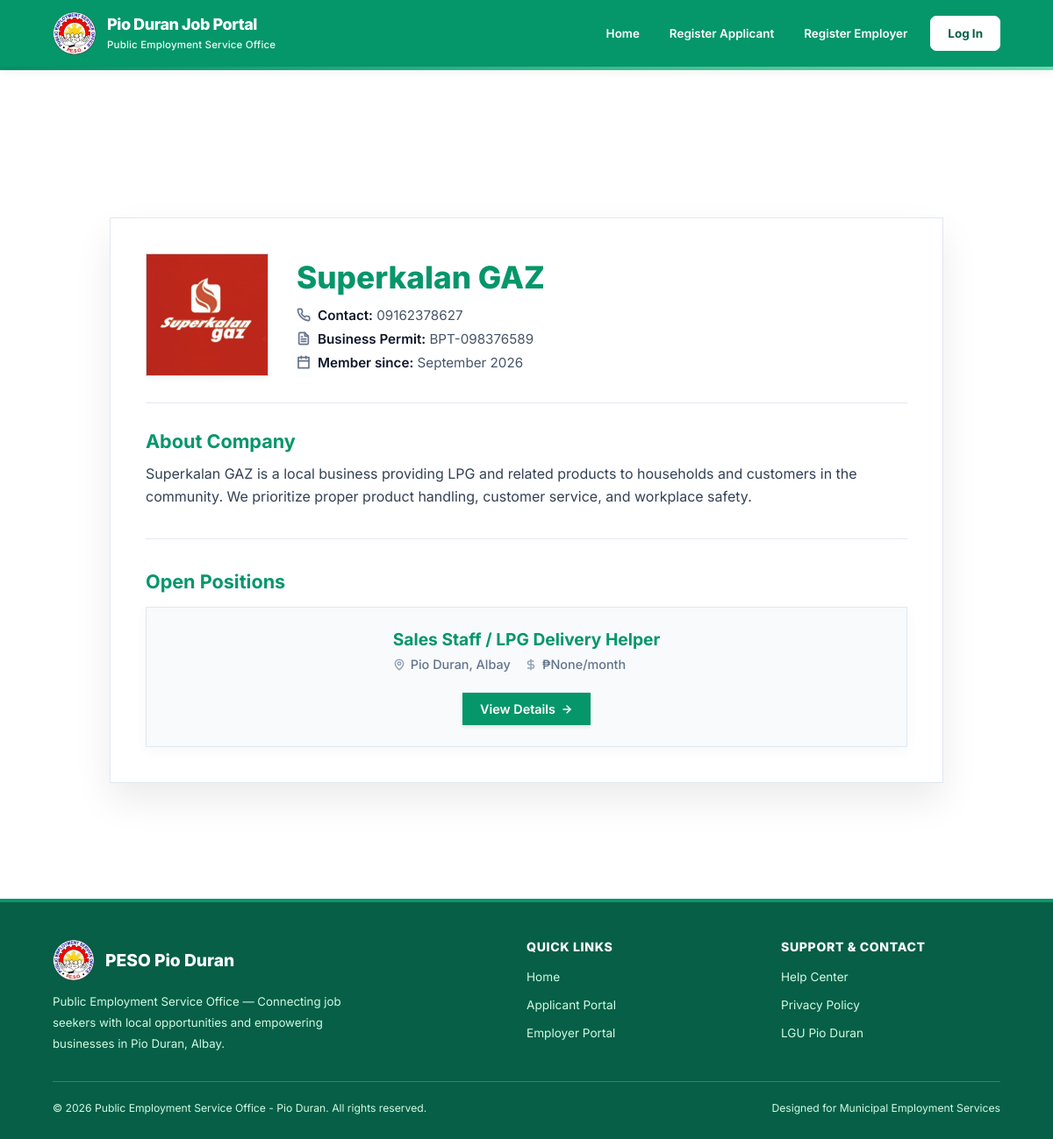
Page /company/8/ on the committed database.
### employer/models.py (models this page shows, shortened)
class Employer(models.Model):
    employer = models.OneToOneField(User, on_delete=models.CASCADE)
    company_name = models.CharField(max_length=255)
    business_permit_no = models.CharField(max_length=255, unique=True)
    contact_no = models.CharField(max_length=11, unique=True)
    description = models.TextField()
    company_logo = models.ImageField(upload_to="company_logo")
    created_at = models.DateTimeField(auto_now_add=True)
    is_active = models.BooleanField(default=True)

class JobPost(models.Model):
    STATUS_CHOICES = (
        ("pending", "Pending Review"),
        ("approved", "Approved"),
        ("rejected", "Rejected"),
    )
    JOB_TYPE = (
        ("full_time", "Full Time"),
        ("part_time", "Part Time"),
        ("contract", "Contract"),
        ("internship", "Internship"),
        ("temporary", "Temporary"),
    )
    employer = models.ForeignKey(
        Employer,
        on_delete=models.CASCADE,
        related_name="jobs"
    )
    title = models.CharField(max_length=255)
    description = models.TextField()
    qualifications = models.TextField()
    responsibilities = models.TextField(blank=True)
    salary = models.DecimalField(
        max_digits=10,
        decimal_places=2,
        null=True,
        blank=True
    )
    location = models.CharField(max_length=255)
    job_type = models.CharField(
        max_length=20,
        choices=JOB_TYPE,
        default="full_time"
    )
    vacancies = models.PositiveIntegerField(default=1)
    deadline = models.DateField()
    status = models.CharField(
        max_length=20,
        choices=STATUS_CHOICES,
        default="pending"
    )
    admin_remarks = models.TextField(blank=True)
    created_at = models.DateTimeField(auto_now_add=True)
    updated_at = models.DateTimeField(auto_now=True)
    approved_at = models.DateTimeField(
        null=True,
        blank=True
    )

### home/views.py (the view)
# urls.py: path("company/<int:id>/", views.company_profile, name="company_profile"),
def company_profile(request, id):
    company = get_object_or_404(Employer, id=id)
    jobs = JobPost.objects.filter(
        employer=company,
        status="approved"
    )
    return render(request, "pages/company_profile.html", {
        "company": company,
        "jobs": jobs,
    })

### home/templates/pages/company_profile.html (shortened to what this page needs)
{% extends "home_base.html" %}
{% load static %}
{% block content %}
<div class="job-page-wrapper">
    <div class="company-profile">
        <div class="company-header">
            {% if company.company_logo %}
                <img src="{{ company.company_logo.url }}" class="company-logo" alt="{{ company.company_name }} Logo">
            {% endif %}
            <div class="company-info">
                <h1>{{ company.company_name }}</h1>
                <div class="company-meta-list">
                    <div class="company-meta-item">
                        <span><strong>Contact:</strong> {{ company.contact_no }}</span>
                    </div>
                    <div class="company-meta-item">
                        <span><strong>Business Permit:</strong> {{ company.business_permit_no }}</span>
                    </div>
                    <div class="company-meta-item">
                        <span><strong>Member since:</strong> {{ company.created_at|date:"F Y" }}</span>
                    </div>
                </div>
            </div>
        </div>
        <div class="description">
            <h2>About Company</h2>
            <p>{{ company.description|linebreaksbr }}</p>
        </div>
        <hr class="section-divider">
        <h2 class="positions-section-title">Open Positions</h2>
        <div class="job-cards-grid">
            {% for job in jobs %}
                <div class="job-card">
                    <div class="job-card-details">
                        <h3>{{ job.title }}</h3>
                        <div class="job-card-meta">
                            <span>
                                <svg xmlns="http://www.w3.org/2000/svg" width="14" height="14" viewBox="0 0 24 24" fill="none" stroke="currentColor" stroke-width="2.5" stroke-linecap="round" stroke-linejoin="round"><path d="M20 10c0 6-8 12-8 12s-8-6-8-12a8 8 0 0 1 16 0Z"/><circle cx="12" cy="10" r="3"/></svg>
                                {{ job.location }}
                            </span>
                            <span>
                                <svg xmlns="http://www.w3.org/2000/svg" width="14" height="14" viewBox="0 0 24 24" fill="none" stroke="currentColor" stroke-width="2.5" stroke-linecap="round" stroke-linejoin="round"><line x1="12" x2="12" y1="2" y2="22"/><path d="M17 5H9.5a3.5 3.5 0 0 0 0 7h5a3.5 3.5 0 0 1 0 7H6"/></svg>
                                ₱{{ job.salary }}/month
                            </span>
                        </div>
                    </div>
                    <a href="{% url 'job_details' job.id %}" class="view-btn">
                        View Details
                        <svg xmlns="http://www.w3.org/2000/svg" width="14" height="14" viewBox="0 0 24 24" fill="none" stroke="currentColor" stroke-width="2.5" stroke-linecap="round" stroke-linejoin="round"><line x1="5" x2="19" y1="12" y2="12"/><polyline points="12 5 19 12 12 19"/></svg>
                    </a>
                </div>
            {% empty %}
                <p class="empty-state">No available jobs listed at this time.</p>
            {% endfor %}
        </div>
    </div>
</div>
{% endblock %}

### home/templates/home_base.html (style rules this page uses)
:root { --primary-green: #059669; --primary-green-dark: #047857; --primary-green-deep: #065f46; --primary-green-light: #d1fae5; --light-green: #ecfdf5; --background: #f7f9f8; --white: #ffffff; --border-color: #e5e7eb; --text-dark: #172019; --text-muted: #64748b; --font-main: 'Inter', system-ui, -apple-system, BlinkMacSystemFont, sans-serif; --transition: all 0.25s ease; }
*, *::before, *::after { margin: 0; padding: 0; box-sizing: border-box; }
html { width: 100%; min-height: 100%; scroll-behavior: smooth; scroll-padding-top: 90px; }
body { display: flex; flex-direction: column; width: 100%; min-height: 100vh; overflow-x: clip; background: var(--background); color: var(--text-dark); font-family: var(--font-main); -webkit-font-smoothing: antialiased; }
a { -webkit-tap-highlight-color: transparent; }
img { max-width: 100%; }
.job-card { display: flex; flex-direction: column; align-items: flex-start; justify-content: space-between; gap: 16px; min-width: 0; min-height: 160px; padding: 22px; border: 1px solid var(--border-color); border-radius: 11px; background: #ffffff; box-shadow: 0 4px 15px rgba(0, 0, 0, 0.035); transition: var(--transition); }

### home/templates/pages/company_profile.html (style rules this page uses)
.job-page-wrapper { width: 100%; min-height: calc(100vh - 120px); padding: 120px 20px 80px 20px; display: flex; flex-direction: column; align-items: center; justify-content: flex-start; position: relative; z-index: 5; box-sizing: border-box; }
.company-profile { width: 100%; max-width: 950px; background: #ffffff; border: 1px solid #e2e8f0; padding: 40px; border-radius: 0px; box-shadow: 0 20px 40px rgba(0, 0, 0, 0.08); text-align: left; color: #0f172a; }
.company-header { display: flex; gap: 32px; align-items: center; border-bottom: 1px solid #e2e8f0; padding-bottom: 30px; }
.company-logo { width: 140px; height: 140px; border-radius: 0px; object-fit: cover; border: 1px solid #cbd5e1; background: #f8fafc; box-shadow: 0 4px 6px -1px rgba(0, 0, 0, 0.05); }
.company-info h1 { margin: 0 0 12px 0; color: var(--card-green, #059669); font-size: 2.2rem; font-weight: 800; line-height: 1.2; }
.company-meta-list { display: flex; flex-direction: column; gap: 8px; }
.company-meta-item { display: flex; align-items: center; gap: 8px; color: #475569; font-size: 0.95rem; }
.company-meta-item svg { color: #64748b; flex-shrink: 0; }
.company-meta-item strong { color: #0f172a; font-weight: 600; }
.description { margin-top: 30px; }
.description h2, .positions-section-title { color: var(--card-green, #059669); font-size: 1.35rem; font-weight: 700; margin-bottom: 12px; }
.description p { color: #334155; font-size: 1rem; line-height: 1.6; }
.section-divider { border: 0; height: 1px; background: #e2e8f0; margin: 35px 0; }
.job-cards-grid { display: flex; flex-direction: column; gap: 16px; margin-top: 16px; }
.job-card { border: 1px solid #e2e8f0; padding: 24px; border-radius: 0px; background: #f8fafc; display: flex; justify-content: space-between; align-items: center; gap: 20px; transition: border-color 0.2s, box-shadow 0.2s; }
.job-card-details h3 { color: var(--card-green, #059669); font-size: 1.2rem; font-weight: 700; margin-bottom: 8px; }
.job-card-meta { display: flex; gap: 16px; flex-wrap: wrap; }
.job-card-meta span { display: inline-flex; align-items: center; gap: 6px; color: #64748b; font-size: 0.9rem; font-weight: 500; }
.job-card-meta span svg { color: #94a3b8; }
.view-btn { display: inline-flex; align-items: center; gap: 6px; padding: 10px 20px; background: var(--card-green, #059669); color: #ffffff; text-decoration: none; border-radius: 0px; font-weight: 600; font-size: 0.9rem; transition: background-color 0.2s; flex-shrink: 0; box-shadow: 0 2px 4px rgba(0, 0, 0, 0.1); }

### rows in the picture
Employer: company_logo (picture), company_name "Superkalan GAZ", contact_no "09162378627", business_permit_no "BPT-098376589", created_at "September 2026", description "Superkalan GAZ is a local business providing LPG and related products to households and customers in the community. We prioritize proper product handling, customer service, and workplace safety."
JobPost: title "Sales Staff / LPG Delivery Helper", location "Pio Duran, Albay", salary "None"
